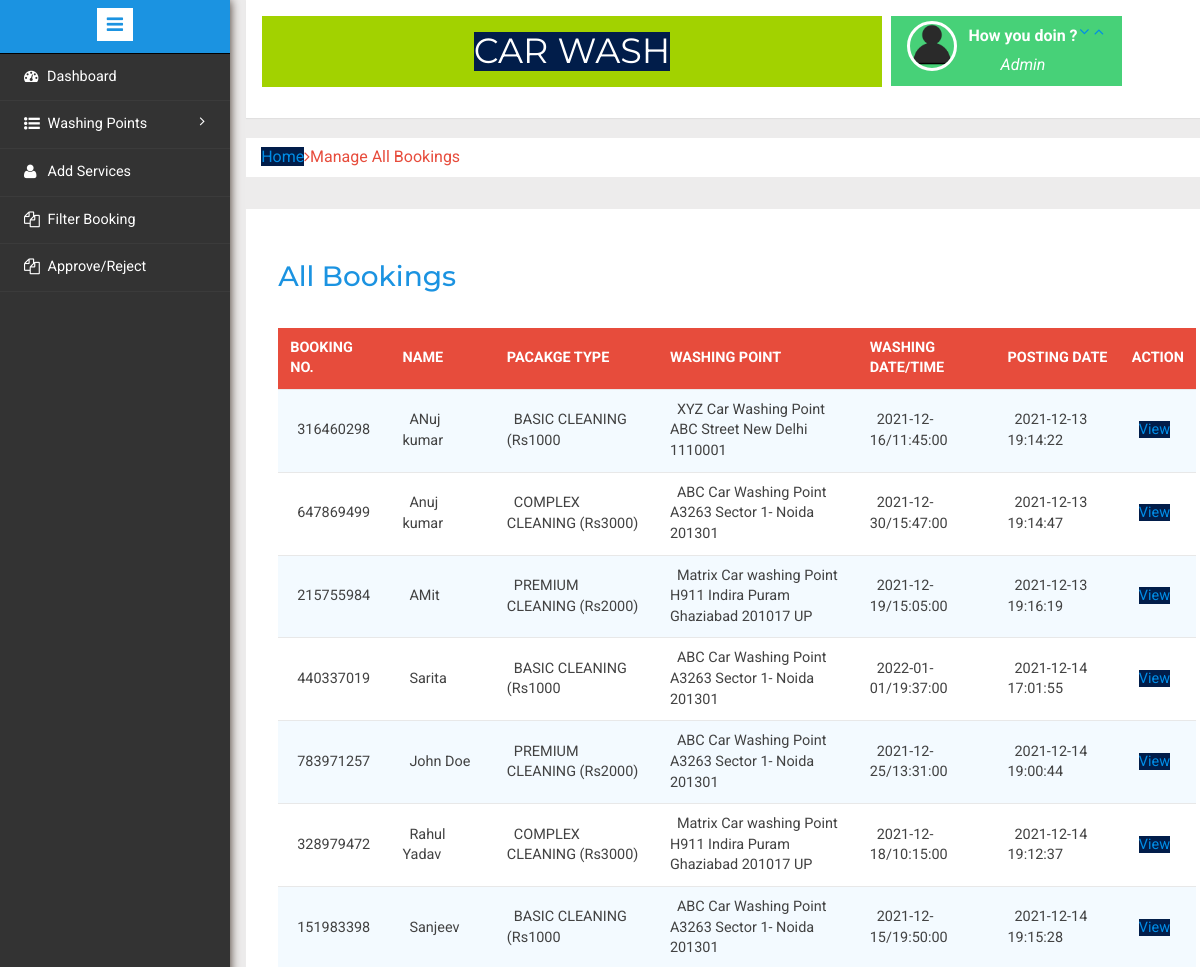
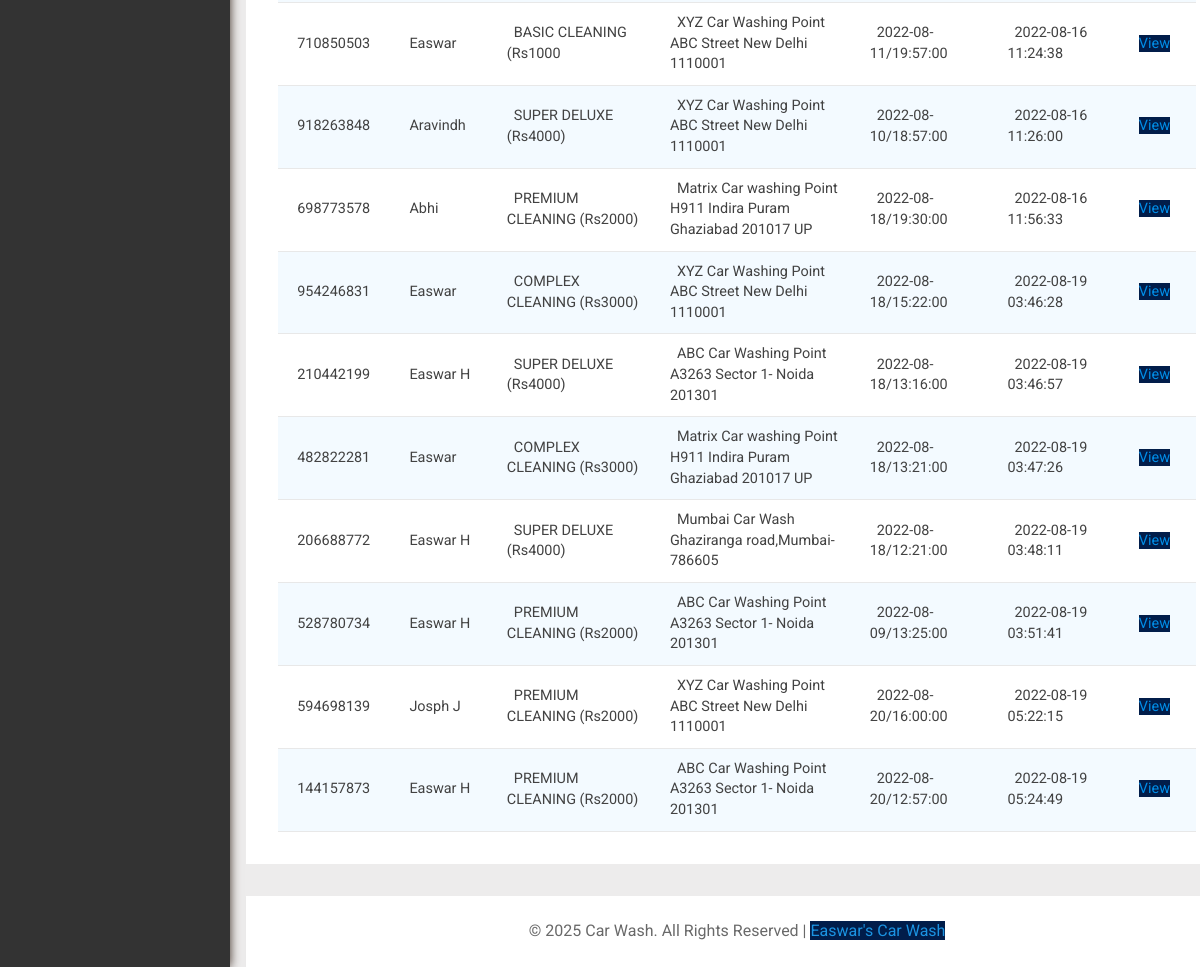
/admin/totalbookings.php (signed in), run on the app's committed database (2 pictures, top to bottom).
### tables this page shows
CREATE TABLE `tblcarwashbooking` (
  `id` int(11) NOT NULL,
  `bookingId` bigint(10) DEFAULT NULL,
  `packageType` varchar(120) DEFAULT NULL,
  `carWashPoint` int(11) DEFAULT NULL,
  `fullName` varchar(150) DEFAULT NULL,
  `mobileNumber` bigint(12) DEFAULT NULL,
  `washDate` date DEFAULT NULL,
  `washTime` time DEFAULT NULL,
  `message` mediumtext DEFAULT NULL,
  `status` varchar(120) DEFAULT NULL,
  `adminRemark` mediumtext DEFAULT NULL,
  `paymentMode` varchar(120) DEFAULT NULL,
  `txnNumber` varchar(120) DEFAULT NULL,
  `postingDate` timestamp NULL DEFAULT current_timestamp(),
  `lastUpdationDate` timestamp NULL DEFAULT NULL ON UPDATE current_timestamp(),
  `City` varchar(50) NOT NULL
);

CREATE TABLE `tblwashingpoints` (
  `id` int(11) NOT NULL,
  `washingPointName` varchar(255) DEFAULT NULL,
  `washingPointAddress` varchar(255) DEFAULT NULL,
  `contactNumber` bigint(20) DEFAULT NULL,
  `creationDate` timestamp NOT NULL DEFAULT current_timestamp(),
  `City` varchar(50) NOT NULL
);

### admin/totalbookings.php (the view, shortened to what this page needs)
<?php
include('includes/config.php');
if(strlen($_SESSION['alogin'])==0)
	{
header('location:index.php');
}
else{
	?>
<!DOCTYPE HTML>
<html lang="en">
<head>
<link href="css/bootstrap.min.css" rel='stylesheet' type='text/css' />
<link href="css/style.css" rel='stylesheet' type='text/css' />
<link rel="stylesheet" href="css/morris.css" type="text/css"/>
<link href="css/font-awesome.css" rel="stylesheet">
<link rel="stylesheet" type="text/css" href="css/table-style.css" />
<link rel="stylesheet" type="text/css" href="css/basictable.css" />
<link rel="stylesheet" href="css/icon-font.min.css" type='text/css' />
</head>
<body>
   <div class="page-container">
<div class="left-content">
	   <div class="mother-grid-inner">
				<?php include('includes/header.php');?>
				</div>
<ol class="breadcrumb">
                <li class="breadcrumb-item"><a href="dashboard.php">Home</a><em class="fa fa-angle-right"></em>Manage All Bookings</li>
            </ol>
<div class="agile-grids">
				<div class="agile-tables">
					<div class="w3l-table-info">
					  <h2>All Bookings</h2>
					    <table id="table">
                <caption></caption>
						<thead>
						  <tr>
						  <th>Booking No.</th>
							<th>Name</th>
							<th>Pacakge Type</th>
							<th>Washing Point </th>
							<th>Washing Date/Time </th>
							<th>Posting date </th>
							<th>Action </th>
						  </tr>
						</thead>
						<tbody>
            <?php $sql = "SELECT *,tblcarwashbooking.id as bid from tblcarwashbooking
            join tblwashingpoints on tblwashingpoints.id=tblcarwashbooking.carWashPoint";
            $query = $dbh -> prepare($sql);
            $query->execute();
            $results=$query->fetchAll(PDO::FETCH_OBJ);
if($query->rowCount() > 0)
{
foreach($results as $result)
{				?>
						  <tr>
							<td><?php echo htmlentities($result->bookingId);?></td>
							<td><?php echo htmlentities($result->fullName);?></td>
								<td>
								<?php $ptype=$result->packageType;
if($ptype==1): echo "BASIC CLEANING (Rs1000";endif;
if($ptype==2): echo "PREMIUM CLEANING (Rs2000)";endif;
if($ptype==3): echo "COMPLEX CLEANING (Rs3000)";endif;
if($ptype==4): echo "SUPER DELUXE (Rs4000)";endif;
							?></td>
							<td><?php echo htmlentities($result->washingPointName	);?><br />
								<?php echo htmlentities($result->washingPointAddress);?></td>
							<td><?php echo htmlentities($result->washDate."/".$result->washTime);?></td>
								<td><?php echo htmlentities($result->postingDate);?></td>
<td><a href="booking-details.php?bid=<?php echo htmlentities($result->bid);?>&&bookingid=<?php echo htmlentities($result->bookingId);?>">View</a>
</td>
<?php } ?>
</tr>
						 <?php } else { ?>
						 	<tr>
						 		<td colspan="6" style="color:red;">No Record found</td>
						 	</tr>
						 <?php } ?>
						</tbody>
					  </table>
					</div>
			</div>
<?php include('includes/footer.php');?>
</div>
</div>
						<?php include('includes/sidebarmenu.php');?>
							</div>
</body>
</html>
<?php } ?>

### admin/includes/header.php (shortened to what this page needs)
<div class="header-main">
					<div class="logo-w3-agile">
								<h1><a href="dashboard.php">Car Wash</a></h1>
							</div>
						<div class=" bg-success profile_details w3l">
								<ul>
									<li class=" dropdown ">
										<a href="#" class="dropdown-toggle" data-toggle="dropdown" aria-expanded="false">
											<div class="profile_img">
												<span class="prfil-img"><img src="images/User-icon.png" alt=""> </span>
												<div class="user-name pb-5">
													<p>How you doin ?</p>
													<span >Admin</span>
												</div>
												<em class="text-light fa fa-angle-down "></em>
												<em class="text-light fa fa-angle-up"></em>
												<div class="clearfix"></div>
											</div>
										</a>
									</li>
								</ul>
							</div>
				</div>

### admin/includes/footer.php
<div class="copyrights">
	 <p>© <?php echo date('Y');?> Car Wash. All Rights Reserved |  <a href="#">Easwar's Car Wash</a> </p>
</div>

### admin/includes/sidebarmenu.php (shortened to what this page needs)
<div class="sidebar-menu">
					<header class="logo1">
						<a href="#" class="sidebar-icon"> <span class="fa fa-bars"></span> </a>
					</header>
                           <div class="menu">
									<ul id="menu" >
										<li><a href="dashboard.php"><em class="fa fa-tachometer"></em> <span>Dashboard</span><div class="clearfix"></div></a></li>
									 <li id="menu-academico" ><a href="#"><i class="fa fa-list-ul" aria-hidden="true"></i><span>Washing Points</span> <span class="fa fa-angle-right" style="float: right"></span><div class="clearfix"></div></a>
									 </li>
											<li><a href="add-service.php"><i class="fa fa-user" aria-hidden="true"></i>  <span>Add Services</span><div class="clearfix"></div></a></li>
											<li><a href="all-bookings.php"><i class="fa fa-files-o" aria-hidden="true"></i>  <span>Filter Booking </span><div class="clearfix"></div></a></li>
											<li><a href="accept-reject-pg.php"><i class="fa fa-files-o" aria-hidden="true"></i>  <span>Approve/Reject</span><div class="clearfix"></div></a></li>
									 </ul>
								</div>
							  </div>

### admin/css/table-style.css (style rules this page uses)
table { background: white; border-collapse: collapse; margin: 1.25em 0 0; width: 100%; }
table tr, table th, table td { border: none; border-bottom: 1px solid #e8e8e8; font-size: .95em; }
table th, table td { padding: 10px 12px; text-align: left; }
table th { background: #e74c3c; color: #fff; text-transform: uppercase; }
table tr td { background: #f3faff; color: #424242; }
table tr:nth-of-type(2n+2) td { background: #ffffff; }
table { width: 100%; }

### data on the page
tblcarwashbooking: bookingId "316460298", fullName "ANuj kumar", packageType "BASIC CLEANING (Rs1000", carWashPoint.washingPointName "XYZ Car Washing Point", carWashPoint.washingPointAddress "ABC Street New Delhi 1110001", washDate+washTime "2021-12-16/11:45:00", postingDate "2021-12-13 19:14:22"
tblcarwashbooking: bookingId "647869499", fullName "Anuj kumar", packageType "COMPLEX CLEANING (Rs3000)", carWashPoint.washingPointName "ABC Car Washing Point", carWashPoint.washingPointAddress "A3263 Sector 1- Noida 201301", washDate+washTime "2021-12-30/15:47:00", postingDate "2021-12-13 19:14:47"
tblcarwashbooking: bookingId "215755984", fullName "AMit", packageType "PREMIUM CLEANING (Rs2000)", carWashPoint.washingPointName "Matrix Car washing Point", carWashPoint.washingPointAddress "H911 Indira Puram Ghaziabad 201017 UP", washDate+washTime "2021-12-19/15:05:00", postingDate "2021-12-13 19:16:19"
tblcarwashbooking: bookingId "440337019", fullName "Sarita", packageType "BASIC CLEANING (Rs1000", carWashPoint.washingPointName "ABC Car Washing Point", carWashPoint.washingPointAddress "A3263 Sector 1- Noida 201301", washDate+washTime "2022-01-01/19:37:00", postingDate "2021-12-14 17:01:55"
tblcarwashbooking: bookingId "783971257", fullName "John Doe", packageType "PREMIUM CLEANING (Rs2000)", carWashPoint.washingPointName "ABC Car Washing Point", carWashPoint.washingPointAddress "A3263 Sector 1- Noida 201301", washDate+washTime "2021-12-25/13:31:00", postingDate "2021-12-14 19:00:44"
tblcarwashbooking: bookingId "328979472", fullName "Rahul Yadav", packageType "COMPLEX CLEANING (Rs3000)", carWashPoint.washingPointName "Matrix Car washing Point", carWashPoint.washingPointAddress "H911 Indira Puram Ghaziabad 201017 UP", washDate+washTime "2021-12-18/10:15:00", postingDate "2021-12-14 19:12:37"
tblcarwashbooking: bookingId "151983398", fullName "Sanjeev", packageType "BASIC CLEANING (Rs1000", carWashPoint.washingPointName "ABC Car Washing Point", carWashPoint.washingPointAddress "A3263 Sector 1- Noida 201301", washDate+washTime "2021-12-15/19:50:00", postingDate "2021-12-14 19:15:28"
tblcarwashbooking: bookingId "710850503", fullName "Easwar", packageType "BASIC CLEANING (Rs1000", carWashPoint.washingPointName "XYZ Car Washing Point", carWashPoint.washingPointAddress "ABC Street New Delhi 1110001", washDate+washTime "2022-08-11/19:57:00", postingDate "2022-08-16 11:24:38"
tblcarwashbooking: bookingId "918263848", fullName "Aravindh", packageType "SUPER DELUXE (Rs4000)", carWashPoint.washingPointName "XYZ Car Washing Point", carWashPoint.washingPointAddress "ABC Street New Delhi 1110001", washDate+washTime "2022-08-10/18:57:00", postingDate "2022-08-16 11:26:00"
tblcarwashbooking: bookingId "698773578", fullName "Abhi", packageType "PREMIUM CLEANING (Rs2000)", carWashPoint.washingPointName "Matrix Car washing Point", carWashPoint.washingPointAddress "H911 Indira Puram Ghaziabad 201017 UP", washDate+washTime "2022-08-18/19:30:00", postingDate "2022-08-16 11:56:33"
tblcarwashbooking: bookingId "954246831", fullName "Easwar", packageType "COMPLEX CLEANING (Rs3000)", carWashPoint.washingPointName "XYZ Car Washing Point", carWashPoint.washingPointAddress "ABC Street New Delhi 1110001", washDate+washTime "2022-08-18/15:22:00", postingDate "2022-08-19 03:46:28"
tblcarwashbooking: bookingId "210442199", fullName "Easwar H", packageType "SUPER DELUXE (Rs4000)", carWashPoint.washingPointName "ABC Car Washing Point", carWashPoint.washingPointAddress "A3263 Sector 1- Noida 201301", washDate+washTime "2022-08-18/13:16:00", postingDate "2022-08-19 03:46:57"
tblcarwashbooking: bookingId "482822281", fullName "Easwar", packageType "COMPLEX CLEANING (Rs3000)", carWashPoint.washingPointName "Matrix Car washing Point", carWashPoint.washingPointAddress "H911 Indira Puram Ghaziabad 201017 UP", washDate+washTime "2022-08-18/13:21:00", postingDate "2022-08-19 03:47:26"
tblcarwashbooking: bookingId "206688772", fullName "Easwar H", packageType "SUPER DELUXE (Rs4000)", carWashPoint.washingPointName "Mumbai Car Wash", carWashPoint.washingPointAddress "Ghaziranga road,Mumbai- 786605", washDate+washTime "2022-08-18/12:21:00", postingDate "2022-08-19 03:48:11"
tblcarwashbooking: bookingId "528780734", fullName "Easwar H", packageType "PREMIUM CLEANING (Rs2000)", carWashPoint.washingPointName "ABC Car Washing Point", carWashPoint.washingPointAddress "A3263 Sector 1- Noida 201301", washDate+washTime "2022-08-09/13:25:00", postingDate "2022-08-19 03:51:41"
tblcarwashbooking: bookingId "594698139", fullName "Josph J", packageType "PREMIUM CLEANING (Rs2000)", carWashPoint.washingPointName "XYZ Car Washing Point", carWashPoint.washingPointAddress "ABC Street New Delhi 1110001", washDate+washTime "2022-08-20/16:00:00", postingDate "2022-08-19 05:22:15"
tblcarwashbooking: bookingId "144157873", fullName "Easwar H", packageType "PREMIUM CLEANING (Rs2000)", carWashPoint.washingPointName "ABC Car Washing Point", carWashPoint.washingPointAddress "A3263 Sector 1- Noida 201301", washDate+washTime "2022-08-20/12:57:00", postingDate "2022-08-19 05:24:49"
